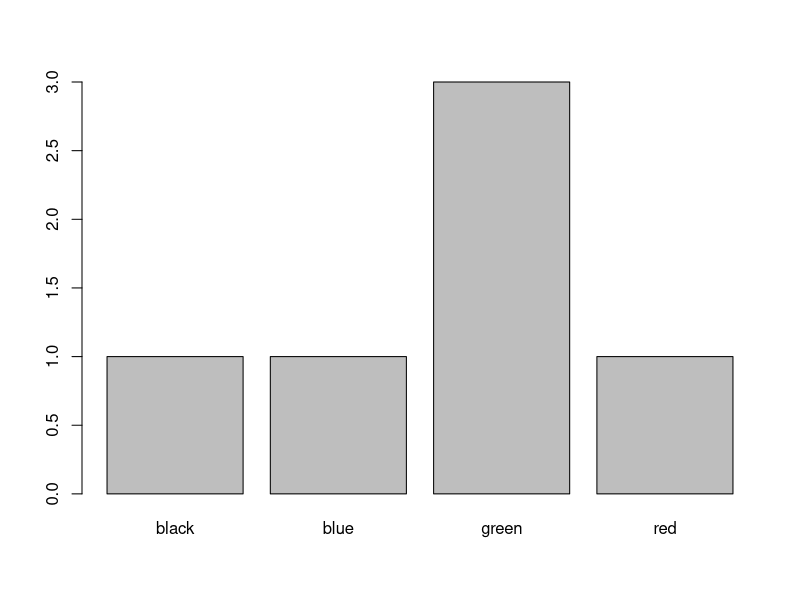

The R script that drew this image: (Note: this script raises an error after producing the figure.)
first.vector <- c("blue", "red", "black", "green", "green", "green")
first.factor <- factor(first.vector)

levels(first.factor)


barplot(table(first.factor))

first.matrix <- matrix(first.factor, 6, 1)
matrix(data=first.vector, dirnames=list(c(), c('colors', 'foo')))

first.array <- array(first.vector, c(2, 3, 2))
first.array
first.array[1, 1:3, 1]